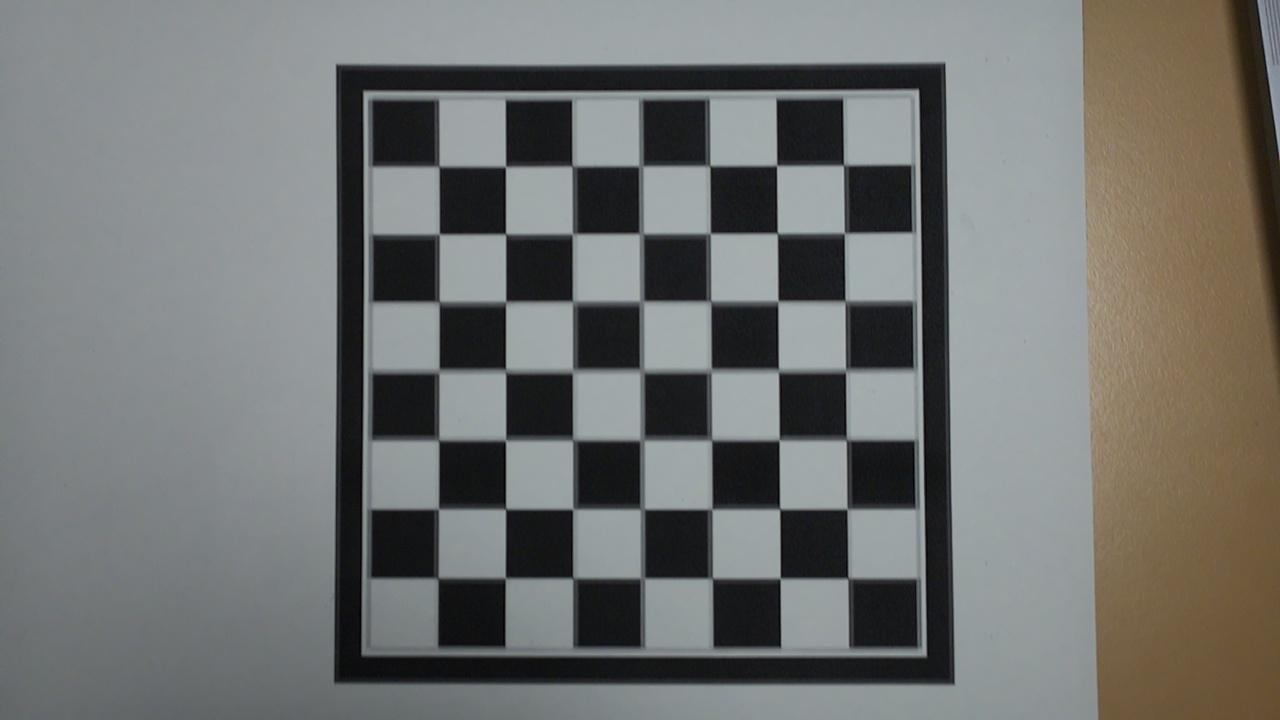
#> input picture data/images/image_1.jpg, 1280 x 720 px, given in place of the camera
$ python deteccion_figuras.py
#> lines starting #> are read from the running program, lines starting #| are printed output that depends on the picture; after the words box and inside, x2 and y2 are one past the last pixel; in counts of white or black regions, pixels touching at a corner belong together
import os
import cv2
import numpy as np

# =======================
# FUNCIONES AUXILIARES
# =======================

def detect_shape(contour):
    """Determina la forma de un contorno (triángulo, cuadrado, círculo)."""
    epsilon = 0.04 * cv2.arcLength(contour, True)
    approx = cv2.approxPolyDP(contour, epsilon, True)

    if len(approx) == 3:
        return "Triangulo"
    elif len(approx) == 4:
        x, y, w, h = cv2.boundingRect(approx)
        aspect_ratio = float(w) / h
        if 0.9 <= aspect_ratio <= 1.1:
            return "Cuadrado"
        else:
            return "Rectangulo"
    elif len(approx) > 4:
        return "Circulo"
    else:
        return "Otro"

def segment_color(frame, lower_bound, upper_bound):
    """Segmenta un color específico en la imagen."""
    hsv = cv2.cvtColor(frame, cv2.COLOR_BGR2HSV)
    mask = cv2.inRange(hsv, lower_bound, upper_bound)
    segmented = cv2.bitwise_and(frame, frame, mask=mask)
    return mask, segmented

def process_frame_for_shapes(frame, min_area=1000):
    """Procesa un fotograma para detectar formas geométricas y colores específicos."""
    detected_shapes = []

    gray = cv2.cvtColor(frame, cv2.COLOR_BGR2GRAY)
    blurred = cv2.GaussianBlur(gray, (5, 5), 0)

    edges = cv2.Canny(blurred, 50, 150)

    contours, _ = cv2.findContours(edges, cv2.RETR_EXTERNAL, cv2.CHAIN_APPROX_SIMPLE)

    for contour in contours:
        area = cv2.contourArea(contour)
        if area > min_area:
            shape = detect_shape(contour)
            detected_shapes.append((shape, area))
            cv2.drawContours(frame, [contour], -1, (0, 255, 0), 2)
            x, y, w, h = cv2.boundingRect(contour)
            cv2.putText(frame, f"{shape} ({int(area)})", (x, y - 10), cv2.FONT_HERSHEY_SIMPLEX, 0.7, (0, 255, 0), 2)

    return frame, detected_shapes

def detect_colored_shapes(frame, color_ranges, min_area=1000):
    detected_colored_shapes = []

    for color_name, (lower, upper) in color_ranges.items():
        mask, segmented = segment_color(frame, lower, upper)
        _, detected_shapes = process_frame_for_shapes(segmented, min_area)

        for shape, area in detected_shapes:
            detected_colored_shapes.append(f"{shape} {color_name}")

    return detected_colored_shapes

# =======================
# PROCESAMIENTO EN TIEMPO REAL
# =======================

if __name__ == "__main__":
    cap = cv2.VideoCapture(0)

    if not cap.isOpened():
        print("Error al abrir la cámara.")
        exit()

    min_area = 10000

    color_ranges = {
        "rojo": ((0, 100, 100), (10, 255, 255)),
        "amarillo": ((20, 100, 100), (30, 255, 255)),
        "azul": ((100, 150, 0), (140, 255, 255)),
    }

    unlock_sequence = ["Cuadrado rojo", "Triangulo amarillo", "Circulo azul"]
    detected_sequence = []
    state_machine = {item: False for item in unlock_sequence}

    while True:
        ret, frame = cap.read()
#> frame is the input picture: shape (720, 1280, 3); mean B, G, R 113, 115, 113.4
        if not ret:
            print("Error al capturar el fotograma.")
            break

        detected_colored_shapes = detect_colored_shapes(frame, color_ranges, min_area)
#> the loop in detect_colored_shapes, `for color_name, (lower, upper) in color_ranges.items():` made 3 passes
#> contours in process_frame_for_shapes on pass 2: 8 contours, all with area under 20
#> pass 2, in segment_color (call 2), `mask = cv2.inRange(hsv, lower_bound, upper_bound)`:
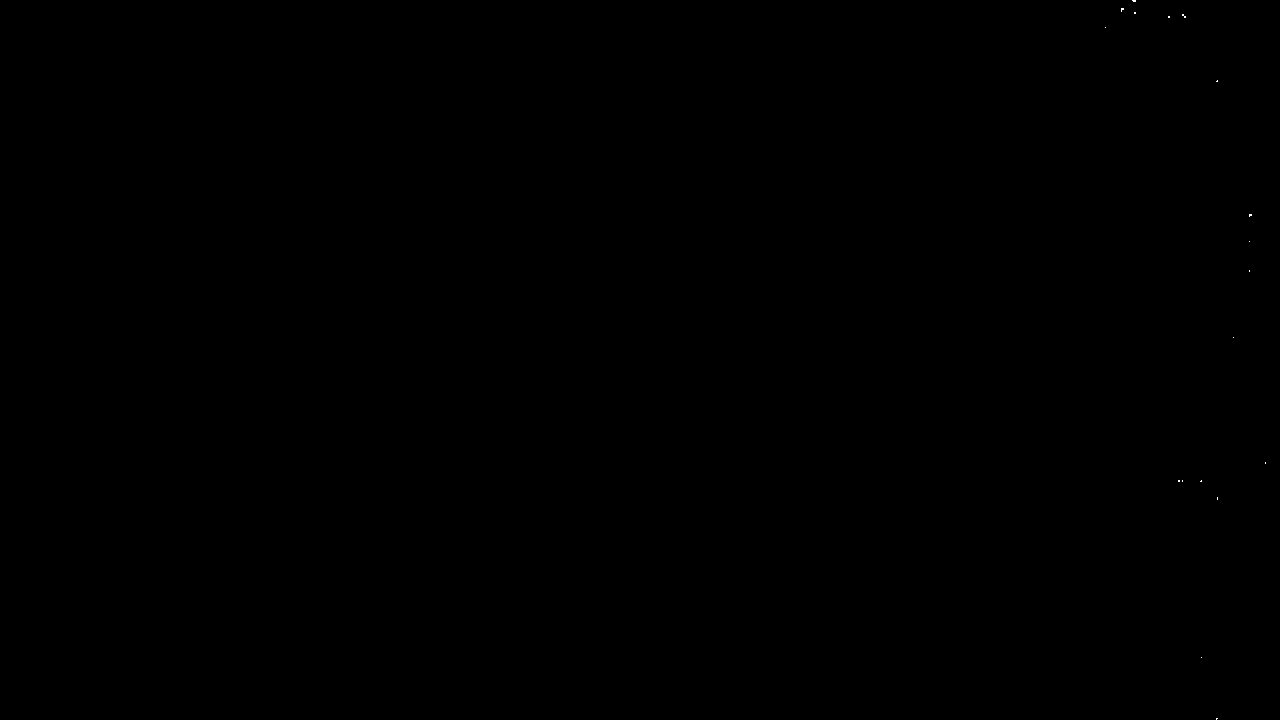
#> mask: shape (720, 1280); 0.01% white in thin lines or dots, all inside (x1, y1, x2, y2) = (1105, 0, 1266, 720)
#> after the loop in detect_colored_shapes, `for color_name, (lower, upper) in color_ranges.items():`: detected_colored_shapes = []
#> detected_colored_shapes = []

        y_offset = 30
        for colored_shape in detected_colored_shapes:
            if state_machine.get(colored_shape, False):
                continue

            if len(detected_sequence) < len(unlock_sequence) and colored_shape == unlock_sequence[len(detected_sequence)]:
                detected_sequence.append(colored_shape)
                state_machine[colored_shape] = True
                if detected_sequence == unlock_sequence:
                    cv2.putText(frame, "Desbloqueo exitoso!", (50, 100), cv2.FONT_HERSHEY_SIMPLEX, 1, (0, 255, 0), 3)
                    detected_sequence = []

            cv2.putText(frame, f"Detectado: {colored_shape}", (30, y_offset), cv2.FONT_HERSHEY_SIMPLEX, 0.7, (0, 255, 255), 2)
            y_offset += 40
#> this loop made 0 passes
#> after the loop, detected_sequence = []; state_machine = {'Cuadrado rojo': False, 'Triangulo amarillo': False, 'Circulo azul': False}; y_offset = 30

        cv2.putText(frame, f"Secuencia: {' -> '.join(detected_sequence)}", (30, 70), cv2.FONT_HERSHEY_SIMPLEX, 0.8, (255, 255, 255), 2)
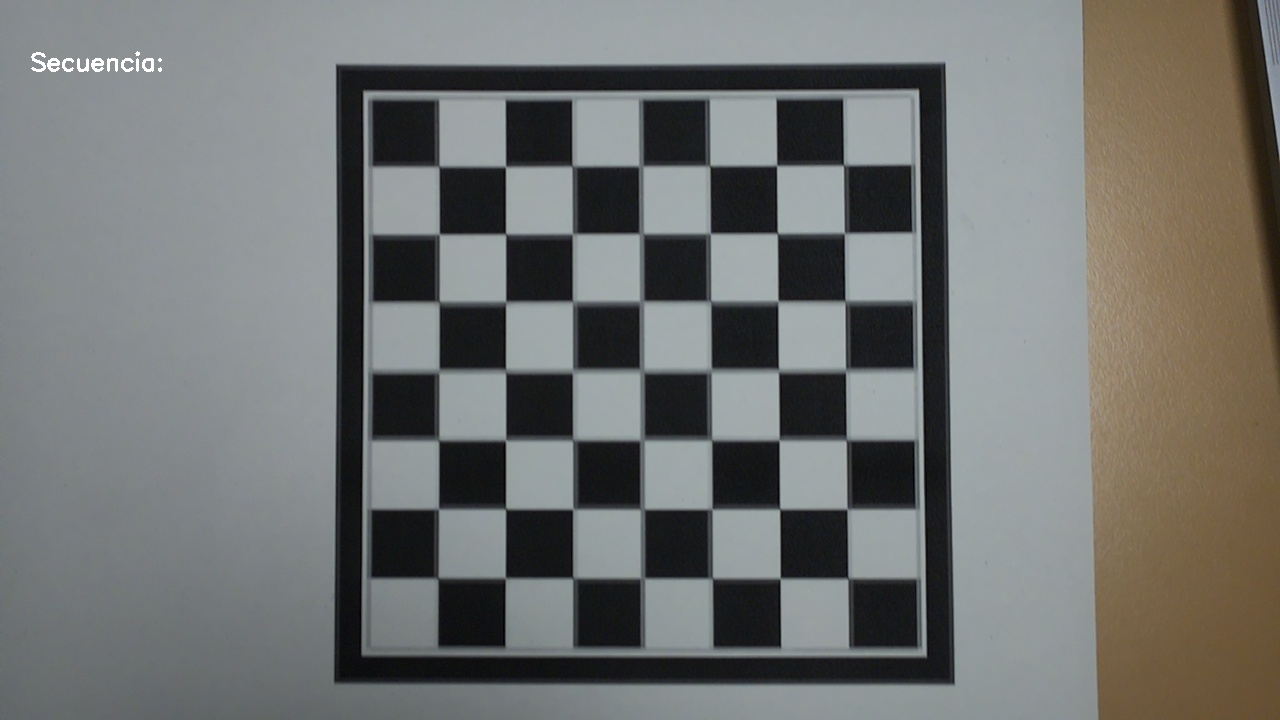
#> frame: shape (720, 1280, 3); 0.1% of pixels changed, all inside (x1, y1, x2, y2) = (31, 51, 162, 72)
        cv2.imshow("Deteccion de Formas y Colores", frame)

        if cv2.waitKey(1) & 0xFF == ord('q'):
#> (key q is pressed here)
            break

    cap.release()
    cv2.destroyAllWindows()

$ run again, on data/images/image_11.jpg
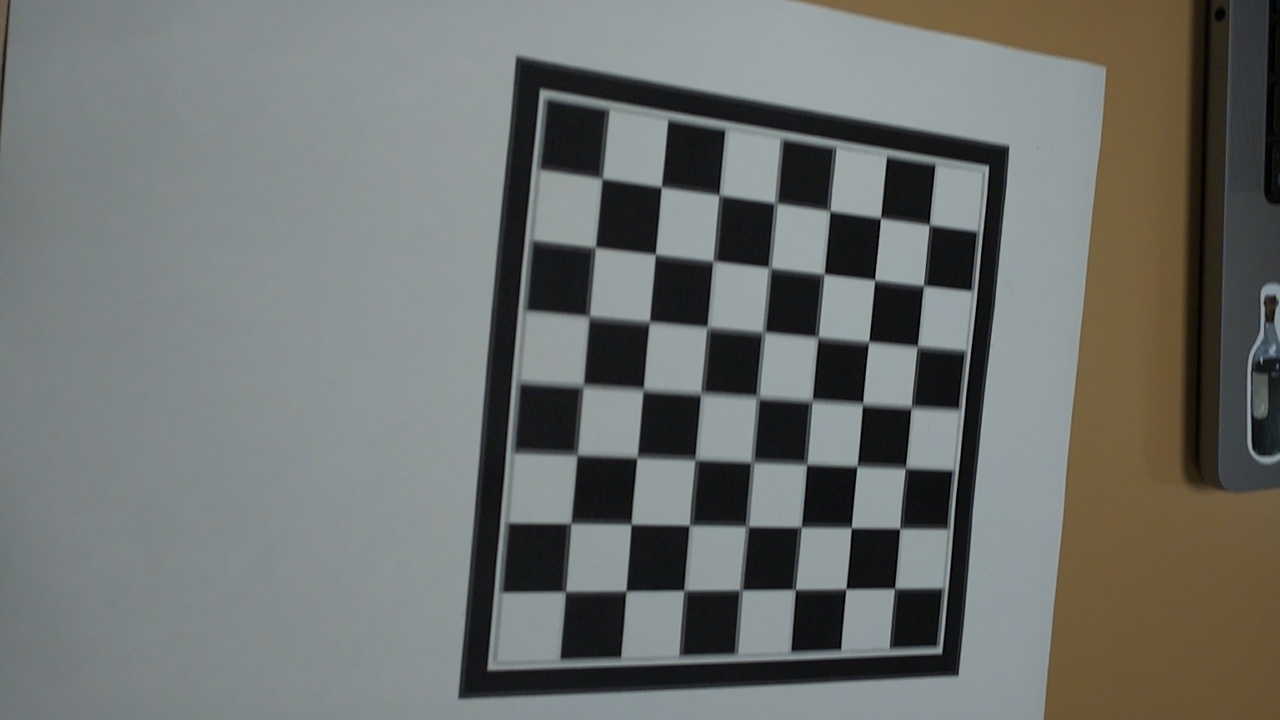
#> input picture data/images/image_11.jpg, 1280 x 720 px, given in place of the camera
#> frame is the input picture: shape (720, 1280, 3); mean B, G, R 110.3, 113, 110.2
#> the loop in detect_colored_shapes, `for color_name, (lower, upper) in color_ranges.items():` made 3 passes
#> pass 2, in segment_color (call 2), `mask = cv2.inRange(hsv, lower_bound, upper_bound)`:
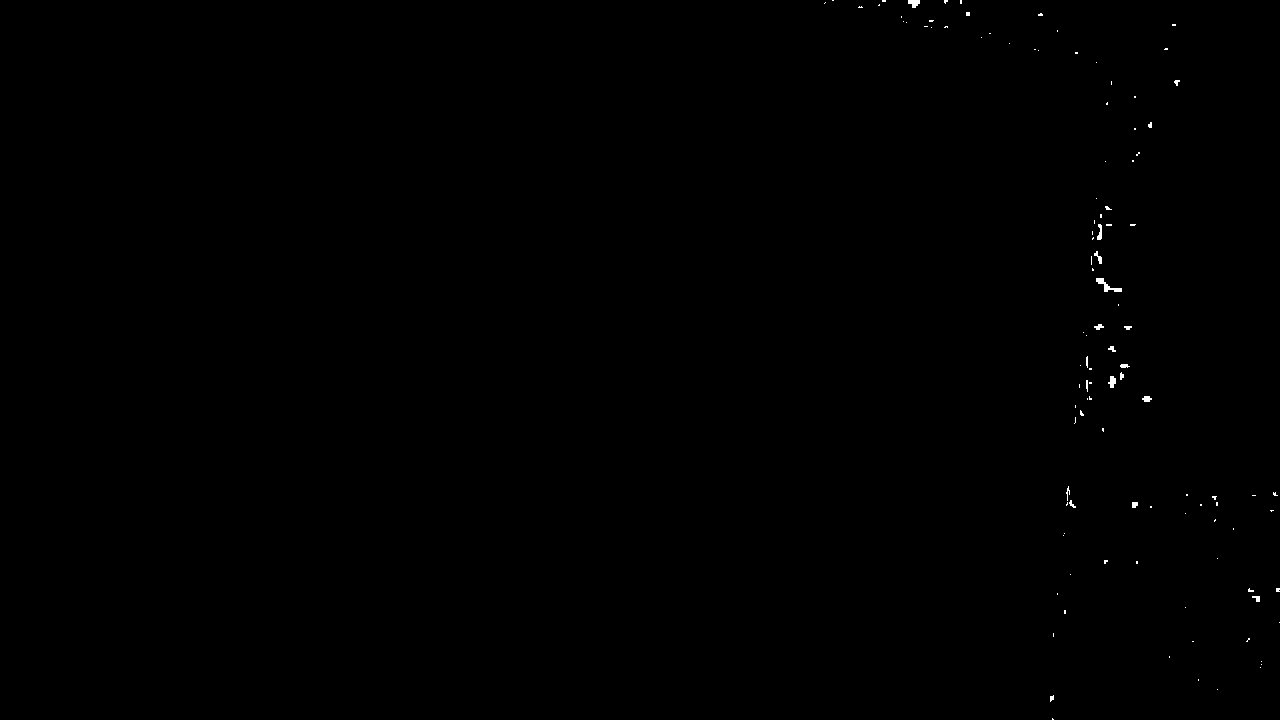
#> mask: shape (720, 1280); 0.13% white; 110 white regions (91 under 20 px), largest, box (x1, y1, x2, y2) and area: (1096, 278, 1122, 292) 128, (908, 0, 920, 8) 68, (1108, 376, 1116, 388) 64
#> after the loop in detect_colored_shapes, `for color_name, (lower, upper) in color_ranges.items():`: detected_colored_shapes = []
#> after the loop `for colored_shape in detected_colored_shapes:`: state_machine = {'Cuadrado rojo': False, 'Triangulo amarillo': False, 'Circulo azul': False}; y_offset = 30
#> `cv2.putText(frame, f"Secuencia: {' -> '.join(detected_sequence)}", (30..`:
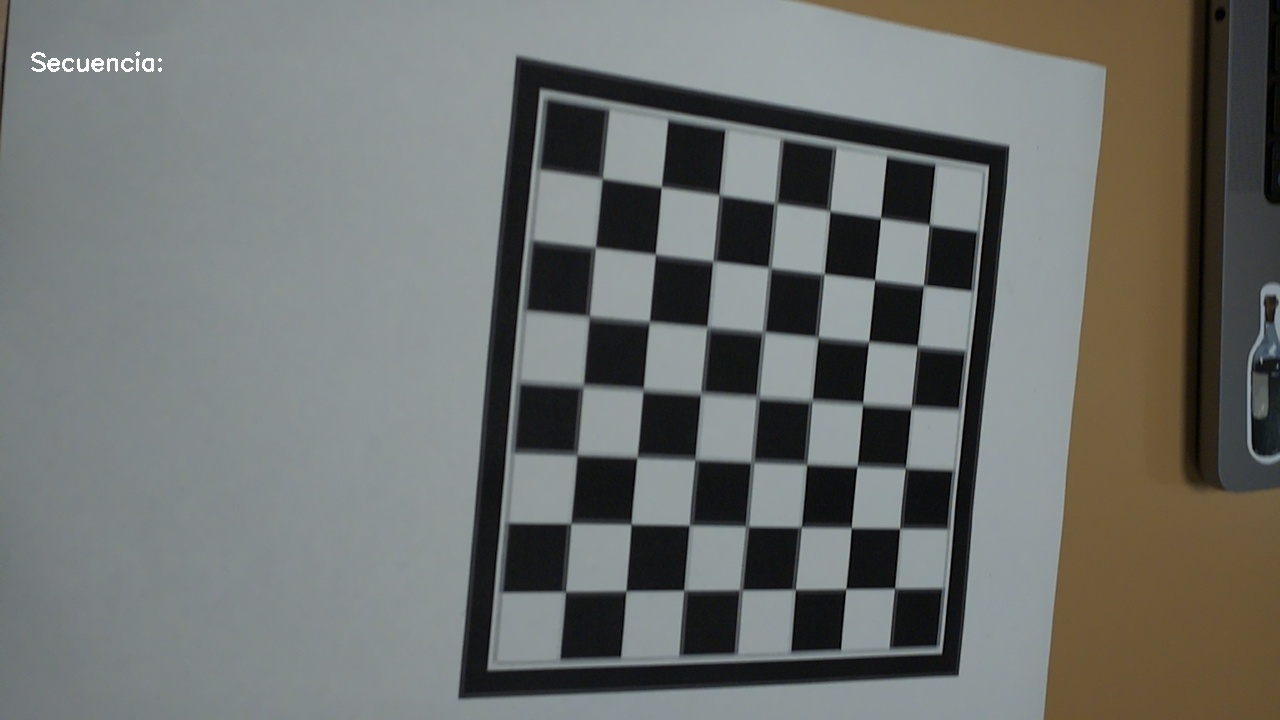
#> frame: shape (720, 1280, 3); 0.1% of pixels changed, all inside (x1, y1, x2, y2) = (31, 51, 162, 72)

$ run again, on data/images/image_14.jpg
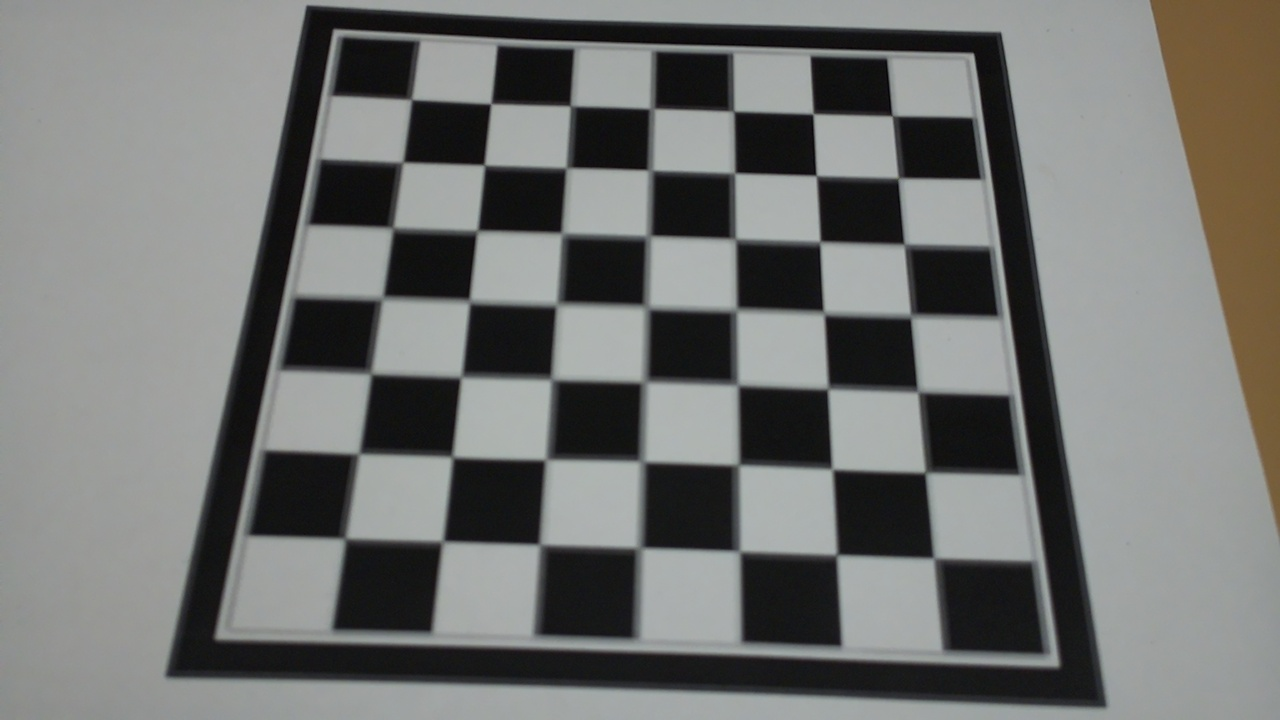
#> input picture data/images/image_14.jpg, 1280 x 720 px, given in place of the camera
#> frame is the input picture: shape (720, 1280, 3); mean B, G, R 112.9, 115, 113.8
#> the loop in detect_colored_shapes, `for color_name, (lower, upper) in color_ranges.items():` made 3 passes
#> contours in process_frame_for_shapes on pass 2: 2 contours, all with area under 20
#> after the loop in detect_colored_shapes, `for color_name, (lower, upper) in color_ranges.items():`: detected_colored_shapes = []
#> after the loop `for colored_shape in detected_colored_shapes:`: state_machine = {'Cuadrado rojo': False, 'Triangulo amarillo': False, 'Circulo azul': False}; y_offset = 30
#> `cv2.putText(frame, f"Secuencia: {' -> '.join(detected_sequence)}", (30..`:
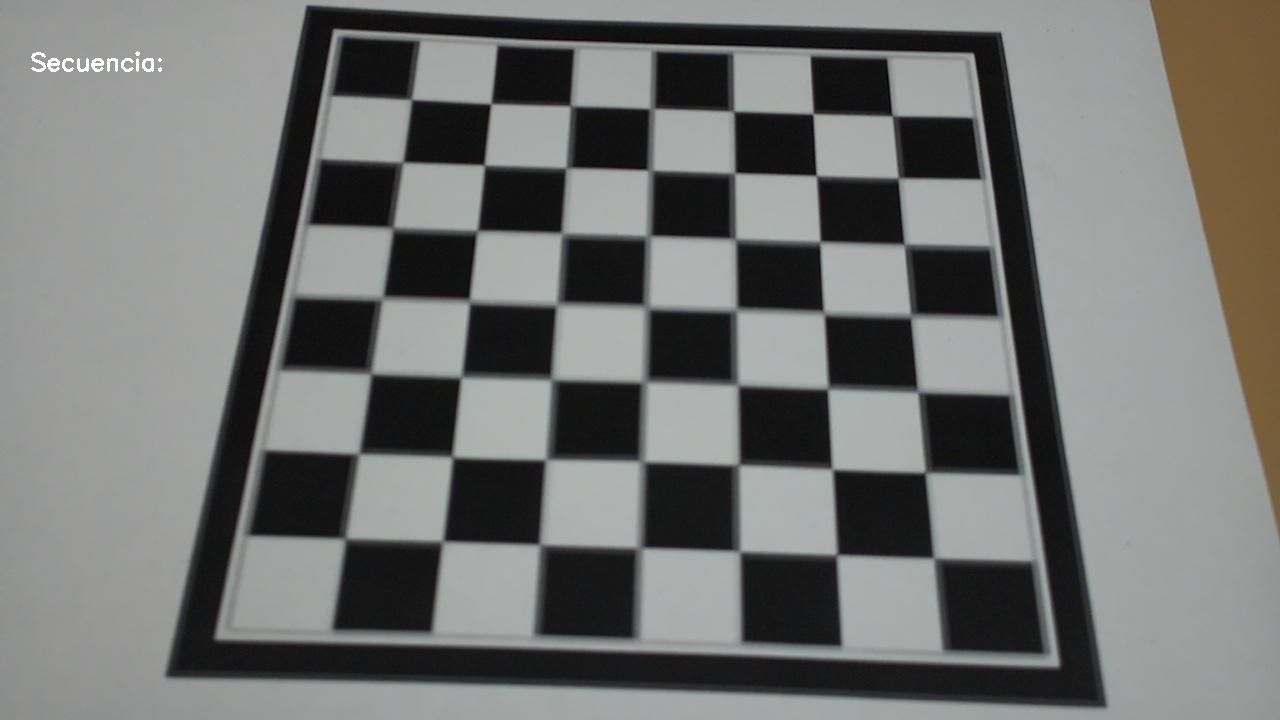
#> frame: shape (720, 1280, 3); 0.1% of pixels changed, all inside (x1, y1, x2, y2) = (31, 51, 162, 72)
